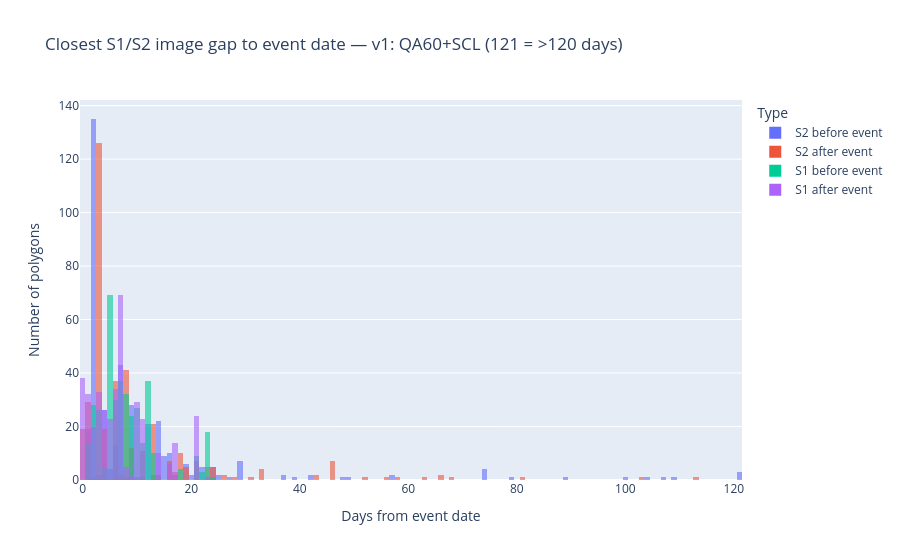
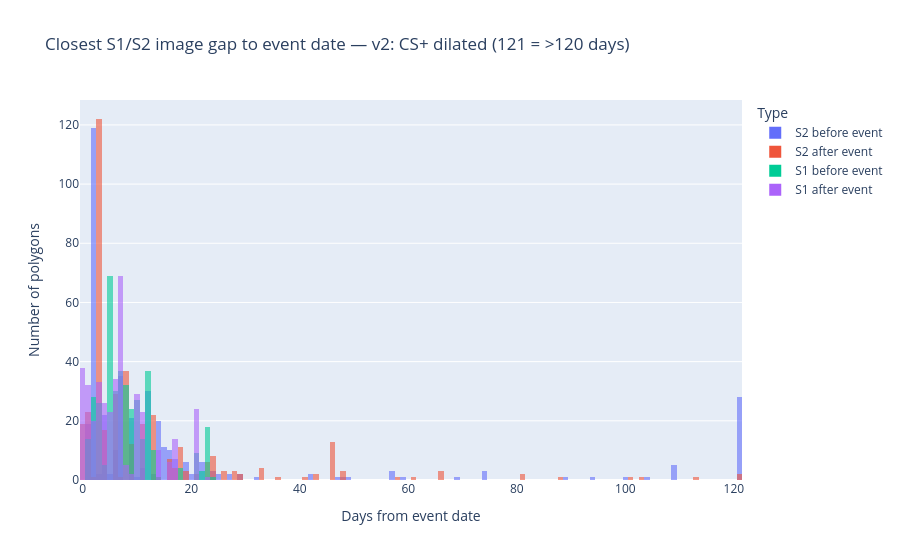
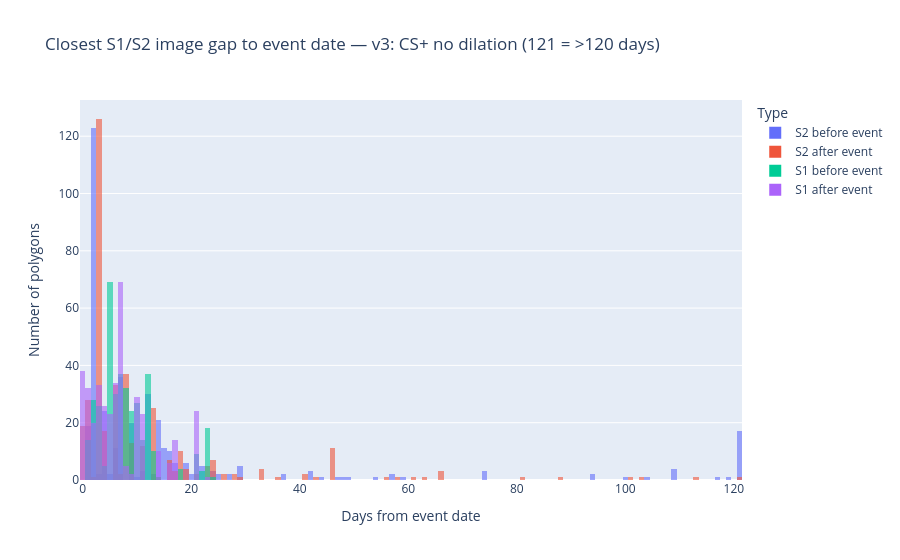

The notebook cell saved with these charts, in order:
### Code cell
def histogram_day_gap(df_evt, title_suffix=''):
    df_long = pd.melt(
        df_evt, id_vars=['fid'],
        value_vars=gap_cols,
        var_name='gap_type', value_name='day_gap',
    )
    df_long['day_gap'] = df_long['day_gap'].apply(lambda x: 121 if x == '>120' else float(x))
    df_long['day_gap'] = df_long['day_gap'].astype(int)
    df_long['gap_type'] = df_long['gap_type'].map({
        's2BefGap': 'S2 before event', 's2AftGap': 'S2 after event',
        's1BefGap': 'S1 before event', 's1AftGap': 'S1 after event',
    })
    fig = px.histogram(
        df_long, x='day_gap', color='gap_type',
        nbins=int(df_long['day_gap'].max()) + 1,
        title=f'Closest S1/S2 image gap to event date{title_suffix} (121 = >120 days)',
        labels={'day_gap': 'Days from event date', 'gap_type': 'Type'},
        barmode='overlay', opacity=0.6,
    )
    fig.update_layout(xaxis_title='Days from event date', yaxis_title='Number of polygons')
    fig.show()

# Plot histogram for each scenario
for name, df in scenarios.items():
    histogram_day_gap(df, f' — {name}')

### Figure 1 — Plotly figure (JSON) as saved in the notebook; plotly's stock layout.template omitted (floating-point values rounded to 4 significant figures; data arrays with more than 128 entries replaced by an {"elided": "..."} marker saying what was removed)
{"data": [{"bingroup": "x", "hovertemplate": "Type=S2 before event<br>Days from event date=%{x}<br>count=%{y}<extra></extra>", "legendgroup": "S2 before event", "marker": {"color": "#636efa", "opacity": 0.6, "pattern": {"shape": ""}}, "name": "S2 before event", "nbinsx": 122, "orientation": "v", "showlegend": true, "type": "histogram", "x": {"elided": "389 int values"}, "xaxis": "x", "yaxis": "y"}, {"bingroup": "x", "hovertemplate": "Type=S2 after event<br>Days from event date=%{x}<br>count=%{y}<extra></extra>", "legendgroup": "S2 after event", "marker": {"color": "#EF553B", "opacity": 0.6, "pattern": {"shape": ""}}, "name": "S2 after event", "nbinsx": 122, "orientation": "v", "showlegend": true, "type": "histogram", "x": {"elided": "389 int values"}, "xaxis": "x", "yaxis": "y"}, {"bingroup": "x", "hovertemplate": "Type=S1 before event<br>Days from event date=%{x}<br>count=%{y}<extra></extra>", "legendgroup": "S1 before event", "marker": {"color": "#00cc96", "opacity": 0.6, "pattern": {"shape": ""}}, "name": "S1 before event", "nbinsx": 122, "orientation": "v", "showlegend": true, "type": "histogram", "x": {"elided": "389 int values"}, "xaxis": "x", "yaxis": "y"}, {"bingroup": "x", "hovertemplate": "Type=S1 after event<br>Days from event date=%{x}<br>count=%{y}<extra></extra>", "legendgroup": "S1 after event", "marker": {"color": "#ab63fa", "opacity": 0.6, "pattern": {"shape": ""}}, "name": "S1 after event", "nbinsx": 122, "orientation": "v", "showlegend": true, "type": "histogram", "x": {"elided": "389 int values"}, "xaxis": "x", "yaxis": "y"}], "layout": {"barmode": "overlay", "legend": {"title": {"text": "Type"}, "tracegroupgap": 0}, "title": {"text": "Closest S1/S2 image gap to event date — v1: QA60+SCL (121 = >120 days)"}, "xaxis": {"anchor": "y", "domain": [0, 1], "title": {"text": "Days from event date"}}, "yaxis": {"anchor": "x", "domain": [0, 1], "title": {"text": "Number of polygons"}}}}

### Figure 2 — Plotly figure (JSON) as saved in the notebook; plotly's stock layout.template omitted (floating-point values rounded to 4 significant figures; data arrays with more than 128 entries replaced by an {"elided": "..."} marker saying what was removed)
{"data": [{"bingroup": "x", "hovertemplate": "Type=S2 before event<br>Days from event date=%{x}<br>count=%{y}<extra></extra>", "legendgroup": "S2 before event", "marker": {"color": "#636efa", "opacity": 0.6, "pattern": {"shape": ""}}, "name": "S2 before event", "nbinsx": 122, "orientation": "v", "showlegend": true, "type": "histogram", "x": {"elided": "389 int values"}, "xaxis": "x", "yaxis": "y"}, {"bingroup": "x", "hovertemplate": "Type=S2 after event<br>Days from event date=%{x}<br>count=%{y}<extra></extra>", "legendgroup": "S2 after event", "marker": {"color": "#EF553B", "opacity": 0.6, "pattern": {"shape": ""}}, "name": "S2 after event", "nbinsx": 122, "orientation": "v", "showlegend": true, "type": "histogram", "x": {"elided": "389 int values"}, "xaxis": "x", "yaxis": "y"}, {"bingroup": "x", "hovertemplate": "Type=S1 before event<br>Days from event date=%{x}<br>count=%{y}<extra></extra>", "legendgroup": "S1 before event", "marker": {"color": "#00cc96", "opacity": 0.6, "pattern": {"shape": ""}}, "name": "S1 before event", "nbinsx": 122, "orientation": "v", "showlegend": true, "type": "histogram", "x": {"elided": "389 int values"}, "xaxis": "x", "yaxis": "y"}, {"bingroup": "x", "hovertemplate": "Type=S1 after event<br>Days from event date=%{x}<br>count=%{y}<extra></extra>", "legendgroup": "S1 after event", "marker": {"color": "#ab63fa", "opacity": 0.6, "pattern": {"shape": ""}}, "name": "S1 after event", "nbinsx": 122, "orientation": "v", "showlegend": true, "type": "histogram", "x": {"elided": "389 int values"}, "xaxis": "x", "yaxis": "y"}], "layout": {"barmode": "overlay", "legend": {"title": {"text": "Type"}, "tracegroupgap": 0}, "title": {"text": "Closest S1/S2 image gap to event date — v2: CS+ dilated (121 = >120 days)"}, "xaxis": {"anchor": "y", "domain": [0, 1], "title": {"text": "Days from event date"}}, "yaxis": {"anchor": "x", "domain": [0, 1], "title": {"text": "Number of polygons"}}}}

### Figure 3 — Plotly figure (JSON) as saved in the notebook; plotly's stock layout.template omitted (floating-point values rounded to 4 significant figures; data arrays with more than 128 entries replaced by an {"elided": "..."} marker saying what was removed)
{"data": [{"bingroup": "x", "hovertemplate": "Type=S2 before event<br>Days from event date=%{x}<br>count=%{y}<extra></extra>", "legendgroup": "S2 before event", "marker": {"color": "#636efa", "opacity": 0.6, "pattern": {"shape": ""}}, "name": "S2 before event", "nbinsx": 122, "orientation": "v", "showlegend": true, "type": "histogram", "x": {"elided": "389 int values"}, "xaxis": "x", "yaxis": "y"}, {"bingroup": "x", "hovertemplate": "Type=S2 after event<br>Days from event date=%{x}<br>count=%{y}<extra></extra>", "legendgroup": "S2 after event", "marker": {"color": "#EF553B", "opacity": 0.6, "pattern": {"shape": ""}}, "name": "S2 after event", "nbinsx": 122, "orientation": "v", "showlegend": true, "type": "histogram", "x": {"elided": "389 int values"}, "xaxis": "x", "yaxis": "y"}, {"bingroup": "x", "hovertemplate": "Type=S1 before event<br>Days from event date=%{x}<br>count=%{y}<extra></extra>", "legendgroup": "S1 before event", "marker": {"color": "#00cc96", "opacity": 0.6, "pattern": {"shape": ""}}, "name": "S1 before event", "nbinsx": 122, "orientation": "v", "showlegend": true, "type": "histogram", "x": {"elided": "389 int values"}, "xaxis": "x", "yaxis": "y"}, {"bingroup": "x", "hovertemplate": "Type=S1 after event<br>Days from event date=%{x}<br>count=%{y}<extra></extra>", "legendgroup": "S1 after event", "marker": {"color": "#ab63fa", "opacity": 0.6, "pattern": {"shape": ""}}, "name": "S1 after event", "nbinsx": 122, "orientation": "v", "showlegend": true, "type": "histogram", "x": {"elided": "389 int values"}, "xaxis": "x", "yaxis": "y"}], "layout": {"barmode": "overlay", "legend": {"title": {"text": "Type"}, "tracegroupgap": 0}, "title": {"text": "Closest S1/S2 image gap to event date — v3: CS+ no dilation (121 = >120 days)"}, "xaxis": {"anchor": "y", "domain": [0, 1], "title": {"text": "Days from event date"}}, "yaxis": {"anchor": "x", "domain": [0, 1], "title": {"text": "Number of polygons"}}}}
